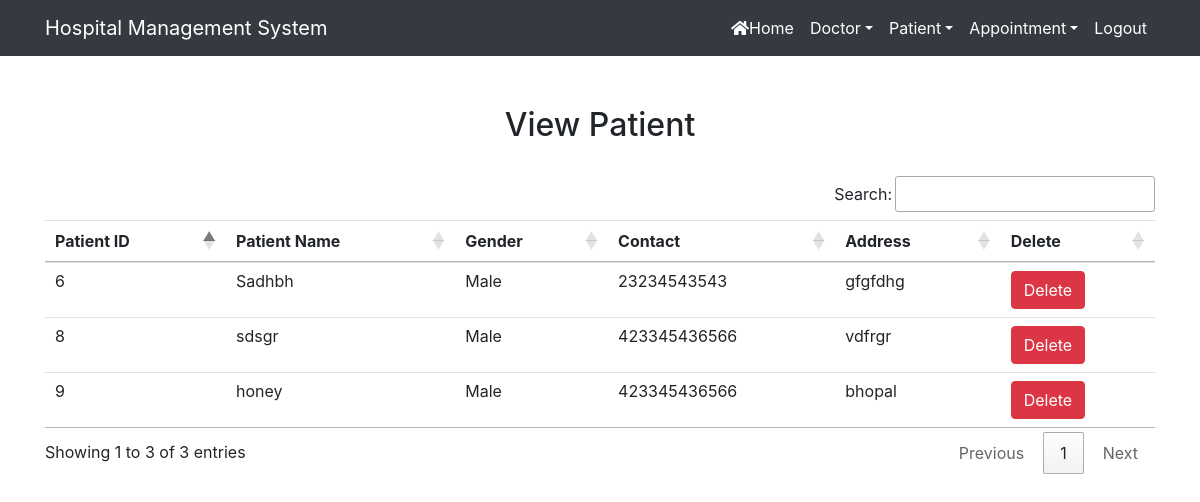
Page /view_patient/ (signed in) on the committed database.
### hospital/models.py (models this page shows, shortened)
class Patient(models.Model):
    name=models.CharField(max_length=50)
    mobile=models.IntegerField(null=True)
    gender=models.CharField(max_length=50)
    address=models.CharField(max_length=150)

### hospital/views.py (the view)
# urls.py: path('view_patient/', View_Patient,name='view_patient'),
def View_Patient(request):
    if not request.user.is_staff:
        return redirect('login')
    pat=Patient.objects.all()
    d= {'pat':pat}
    return render(request,'view_patient.html',d)

### hospital/templates/view_patient.html
{% extends 'navigationbar.html' %}
{% load static %}
{% block body %}
<div class='container' style='margin-top:50px'>
<h2 class='text-center'>View Patient</h2>
<br>
<table class='table table-hover' id='example' >
    <thead>
    <tr>
        <th>Patient ID</th>
        <th>Patient Name</th>
        <th>Gender</th>
        <th>Contact</th>
        <th>Address</th>
        <th>Delete</th>
    </tr>
    </thead>
    <tbody>
    {% for i in pat%}
    <tr>
        <td> {{i.id}}</td>
        <td> {{i.name}}</td>
        <td> {{i.gender}}</td>
        <td> {{i.mobile}}</td>
        <td> {{i.address}}</td>
        <td><a href="{% url 'delete_patient' i.id %}" onclick="return confirm('Are you really want to delete')" class=" btn btn-danger">Delete</a> </td>
    </tr>
    {% endfor%}
    </tbody>
</table>
</div>
{% endblock %}

### rows in the picture
Patient: id "6", name "Sadhbh", gender "Male", mobile "23234543543", address "gfgfdhg"
Patient: id "8", name "sdsgr", gender "Male", mobile "423345436566", address "vdfrgr"
Patient: id "9", name "honey", gender "Male", mobile "423345436566", address "bhopal"
